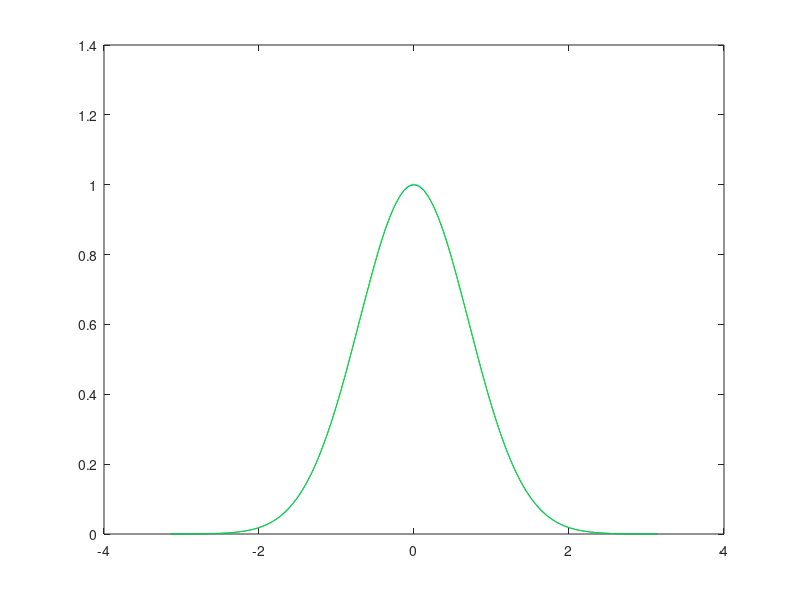

This figure's MATLAB source: (Note: this script raises an error after producing the figure.)
n=20;m=101;
%F is the funtion we want to plot
%n is number of sampled points and m is number of points we need tp plot
%the funvtion to compare with spline interpolated curve
F=@(x)exp(-x.^2);
x1=-pi;xn=pi;
x=linspace(x1,xn,n);
h=(xn-x1)/(n-1);
y=F(x);
plot(x,y,'r');
z=linspace(x1,xn,m);
plot(z,F(z));
a=zeros(1,n-1);
b=zeros(1,n-1);
c=y(1:(n-1));
hold on
a(1)=0;
b(1)=(y(2)-y(1))/h;
for i=2:n-1
    b(i)=2*(y(i)-y(i-1))/h-b(i-1);
    a(i)=(y(i+1)-y(i))/h^2-b(i)/h;
end
[a;b;c]
%Plotting each function of the spline
for i=1:n-1
    t=linspace(x(i),x(i+1));
    interpolated_y=a(i)*((t-x(i)).^2)+b(i).*(t-x(i))+c(i);
    plot(t,interpolated_y,'g')
    
end
Cubic_Spline_Interpolation(x1,xn,n,m,F);
%Blue is actual funtion;red is Cubic Spline;Green is Quadratic Spline
hold off

    